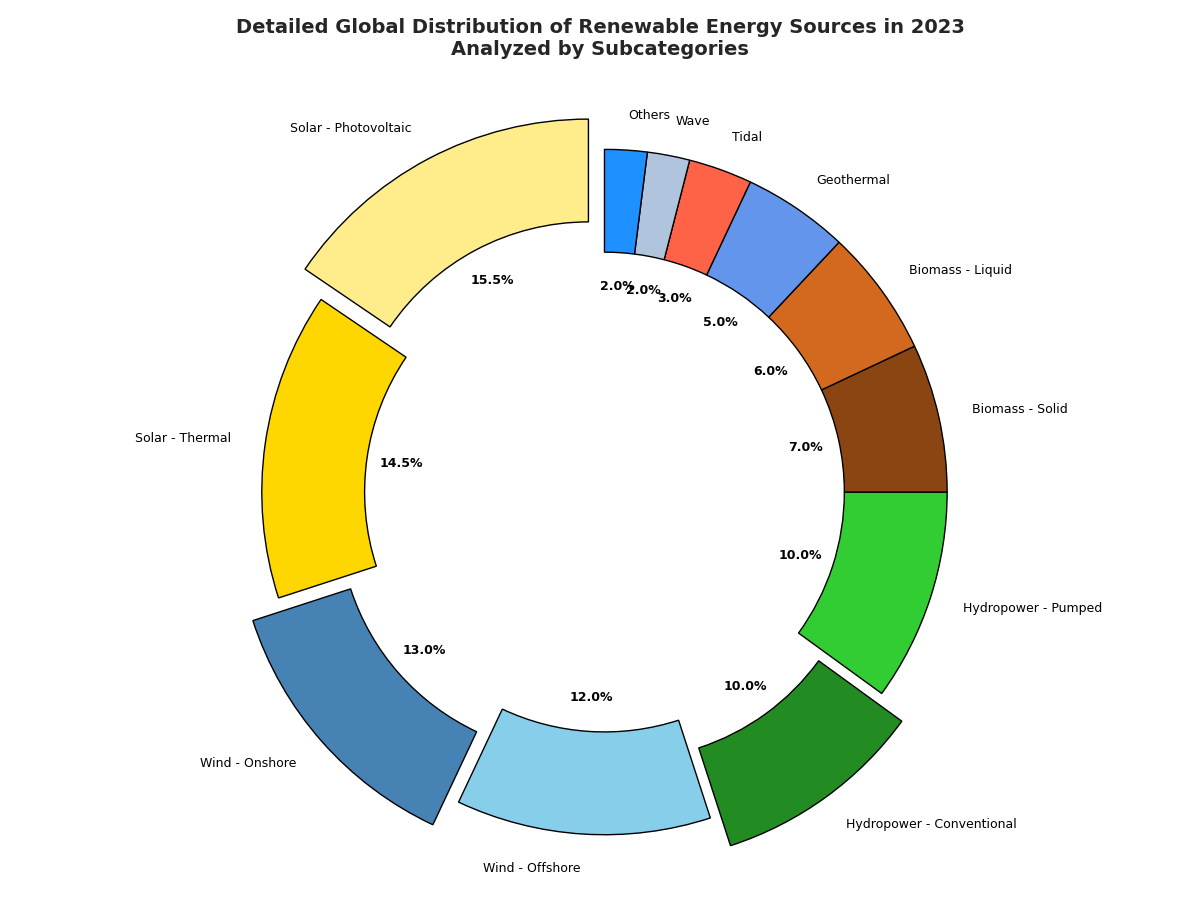

The Python source for this figure:
import matplotlib.pyplot as plt

energy_sources = [
    'Solar - Photovoltaic', 'Solar - Thermal', 
    'Wind - Onshore', 'Wind - Offshore', 
    'Hydropower - Conventional', 'Hydropower - Pumped', 
    'Biomass - Solid', 'Biomass - Liquid',
    'Geothermal', 'Tidal', 'Wave', 'Others'
]

percentages = [15.5, 14.5, 13, 12, 10, 10, 7, 6, 5, 3, 2, 2]

# Manually shuffled the colors list
colors = [
    '#FFEC8B', '#FFD700', 
    '#4682B4', '#87CEEB', 
    '#228B22', '#32CD32', 
    '#8B4513', '#D2691E', 
    '#6495ED', '#FF6347', 
    '#B0C4DE', '#1E90FF'
]

explode = (0.1, 0, 0.1, 0, 0.1, 0, 0, 0, 0, 0, 0, 0)

plt.figure(figsize=(12, 9))
wedges, texts, autotexts = plt.pie(
    percentages, labels=energy_sources, autopct='%1.1f%%', startangle=90,
    colors=colors, explode=explode, wedgeprops={'edgecolor': 'black', 'width': 0.3}
)

for text in texts + autotexts:
    text.set_fontsize(9)
    text.set_color('black')
for autotext in autotexts:
    autotext.set_fontweight('bold')

plt.title(
    'Detailed Global Distribution of Renewable Energy Sources in 2023\nAnalyzed by Subcategories', 
    fontsize=14, fontweight='bold', pad=20
)

plt.axis('equal')
plt.tight_layout()

plt.show()
